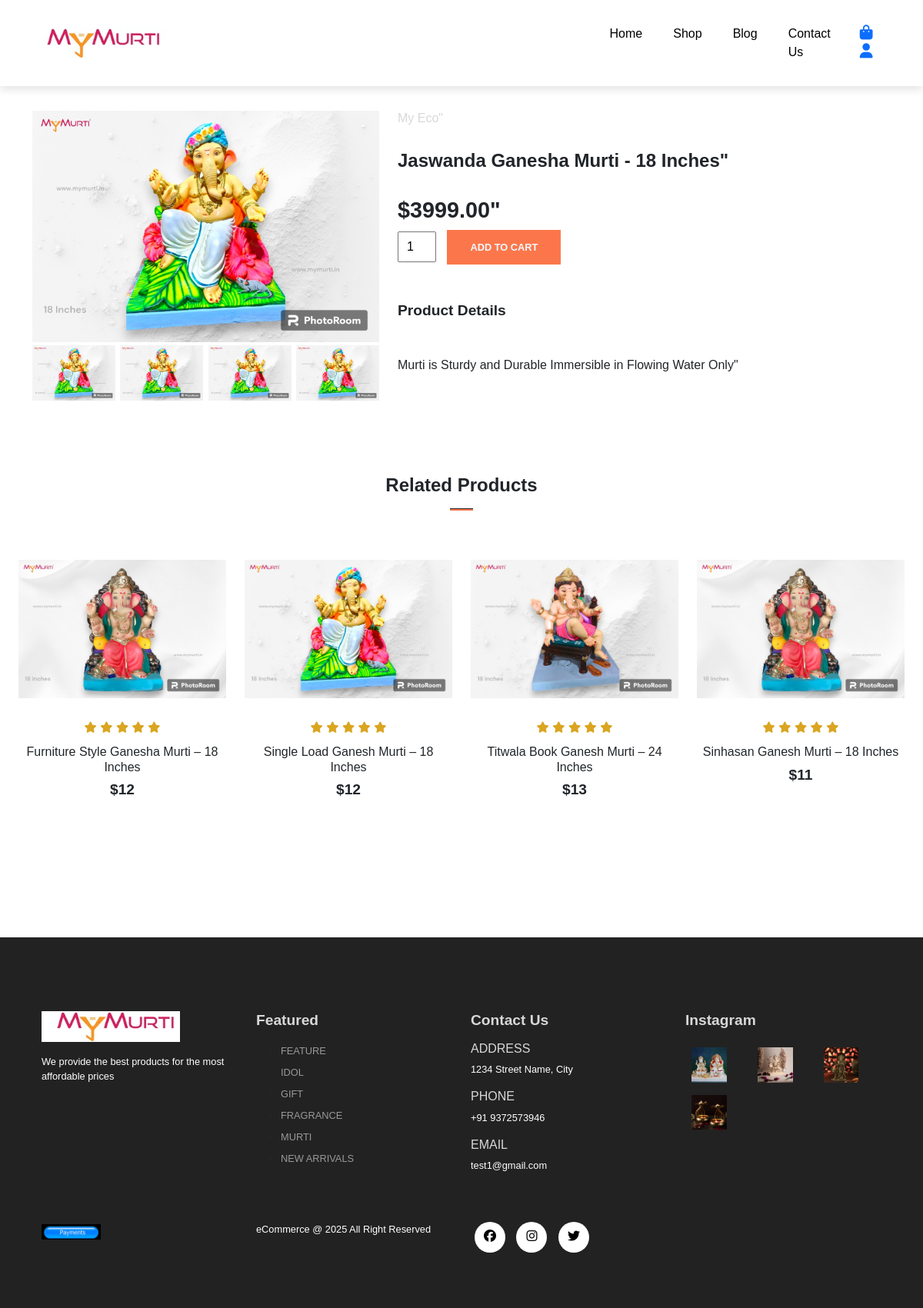
The page /single_product.php?product_id=3 on the database its author committed.
### tables this page shows
CREATE TABLE `products` (
  `product_id` int(11) NOT NULL,
  `product_name` varchar(100) NOT NULL,
  `product_category` varchar(100) NOT NULL,
  `product_description` varchar(255) NOT NULL,
  `product_image` varchar(255) NOT NULL,
  `product_image2` varchar(255) NOT NULL,
  `product_image3` varchar(255) NOT NULL,
  `product_image4` varchar(255) NOT NULL,
  `product_price` decimal(6,2) NOT NULL,
  `product_special_offer` int(2) NOT NULL,
  `product_material` varchar(100) NOT NULL
);

### single_product.php (the view, shortened to what this page needs)
<?php
include('server/connection.php');
if(isset($_GET['product_id'])){
 $product_id=$_GET['product_id'];
  $stmt=$conn->prepare("SELECT * FROM products WHERE product_id = ?");
  $stmt->bind_param("i",$product_id);
  $stmt->execute();
  $product=$stmt->get_result();
}
else{
  header('location: index.php');
}
?>
<?php include('layouts/header.php'); ?>
      <section class=" container single-product my-5 pt-5">
        <div class="row mt-5">
        <?php while($row=$product->fetch_assoc()){  ?>
            <div class="col-lg-5 col-md-6 col-sm-12">
                <img class="img-fluid w-100 pb-1" src="assets/imgs/<?php echo $row['product_image'];?>" id="mainImg">
                <div class="small-img-group">
                    <div class="small-img-col">
                        <img src="assets/imgs/<?php echo $row['product_image'];?>" width="100%" class="small-img">
                    </div>
                    <div class="small-img-col">
                        <img src="assets/imgs/<?php echo $row['product_image2'];?>" width="100%" class="small-img">
                    </div>
                    <div class="small-img-col">
                        <img src="assets/imgs/<?php echo $row['product_image3'];?>" width="100%" class="small-img">
                    </div>
                    <div class="small-img-col">
                        <img src="assets/imgs/<?php echo $row['product_image4'];?>" width="100%" class="small-img">
                    </div>
                </div>
            </div>
            <div class="col-lg-6 col-md-12 col-12">
                <h6><?php echo $row['product_category'];?>"</h6>
                <h3 class="py-4"><?php echo $row['product_name'];?>"</h3>
                <h2>$<?php echo $row['product_price'];?>"</h2>
                <form method="POST" action="cart.php">
                <input type="number" name="product_quantity" value="1">
                <button class="buy-btn" type="submit" name="add_to_cart">Add To Cart</button>
                </form>
                <h4 class="mt-5 mb-5">Product Details</h4>
                <span><?php echo $row['product_description'];?>"</span>
            </div>
            <?php } ?>
        </div>
      </section>
      <section id="related-products" class="my-5 pb-5">
        <div class="container text-center mt-5 py-5">
          <h3>Related Products</h3>
          <hr class="mx-auto">
        </div>
        <div class="row mx-auto container-fluid">
          <div class="product text-center col-lg-3 col-md-4 col-sm-12">
            <img class="img-fluid mb-3" src="assets/imgs/des1.jpg">
            <div class="star">
              <i class="fa-solid fa-star"></i>
              <i class="fa-solid fa-star"></i>
              <i class="fa-solid fa-star"></i>
              <i class="fa-solid fa-star"></i>
              <i class="fa-solid fa-star"></i>
            </div>
            <h5 class="p-name">Furniture Style Ganesha Murti – 18 Inches</h5>
            <h4 class="p-price">$12</h4>
            <a href="single_product.php?product_id=1"><button class="buy-btn">Buy Now</button></a>
          </div>
          <div class="product text-center col-lg-3 col-md-4 col-sm-12">
            <img class="img-fluid mb-3" src="assets/imgs/eco3.jpg">
            <div class="star">
              <i class="fa-solid fa-star"></i>
              <i class="fa-solid fa-star"></i>
              <i class="fa-solid fa-star"></i>
              <i class="fa-solid fa-star"></i>
              <i class="fa-solid fa-star"></i>
            </div>
            <h5 class="p-name">Single Load Ganesh Murti – 18 Inches</h5>
            <h4 class="p-price">$12</h4>
            <a href="single_product.php?product_id=2"><button class="buy-btn">Buy Now</button></a>
          </div>
          <div class="product text-center col-lg-3 col-md-4 col-sm-12">
            <img class="img-fluid mb-3" src="assets/imgs/eco4.jpg">
            <div class="star">
              <i class="fa-solid fa-star"></i>
              <i class="fa-solid fa-star"></i>
              <i class="fa-solid fa-star"></i>
              <i class="fa-solid fa-star"></i>
              <i class="fa-solid fa-star"></i>
            </div>
            <h5 class="p-name">Titwala Book Ganesh Murti – 24 Inches</h5>
            <h4 class="p-price">$13</h4>
            <a href="single_product.php?product_id=3"><button class="buy-btn">Buy Now</button></a>
          </div>
          <div class="product text-center col-lg-3 col-md-4 col-sm-12">
            <img class="img-fluid mb-3" src="assets/imgs/des1.jpg">
            <div class="star">
              <i class="fa-solid fa-star"></i>
              <i class="fa-solid fa-star"></i>
              <i class="fa-solid fa-star"></i>
              <i class="fa-solid fa-star"></i>
              <i class="fa-solid fa-star"></i>
            </div>
            <h5 class="p-name">Sinhasan Ganesh Murti – 18 Inches</h5>
            <h4 class="p-price">$11</h4>
            <a href="single_product.php?product_id=4"><button class="buy-btn">Buy Now</button></a>
          </div>
        </div>
      </section>
<?php include('layouts/footer.php'); ?>

### assets/css/style.css (style rules this page uses)
* { margin:0; padding: 0; box-sizing: border-box; }
body { font-family: 'Poppins', sans-serif; }
h2 { font-size: 1.8rem; font-weight: 600; }
h3 { font-size: 1.5rem; font-weight: 800; }
h4 { font-size: 1.2rem; font-weight: 600; }
h5 { font-size: 1rem; font-weight: 400; }
h6 { color: #D8D8D8; }
button { font-size: 0.8rem; font-weight: 900; outline: none; border: none; background-color: #1d1d1d; color: aliceblue; padding: 13px 30px; text-transform: uppercase; cursor: pointer; transition: 0.5s ease; }
.product { cursor: pointer; margin-bottom: 2rem; }
.product img { transition: 0.3s all; }
hr { width: 30px; height: 3px !important; opacity: 1 !important; background-color: #fb774b; }
.star { padding: 10px 0; }
.star i { font-size: 0.9rem; color: goldenrod; }
.small-img-group { display: flex; justify-content: space-between; }
.small-img-col { flex-basis: 24%; cursor: pointer; }
.single-product input { width: 50px; height: 40px; padding-left: 10px; font-size: 16px; margin-right: 10px; }
.single-product .buy-btn { background-color: #fb774b; opacity: 1; transition: 0.4s all; }

### rows shown on the page
products: product_image (picture), product_image2 (picture), product_image3 (picture), product_image4 (picture), product_category "My Eco", product_name "Jaswanda Ganesha Murti - 18 Inches", product_price "3999.00", product_description "Murti is Sturdy and Durable Immersible in Flowing Water Only"
